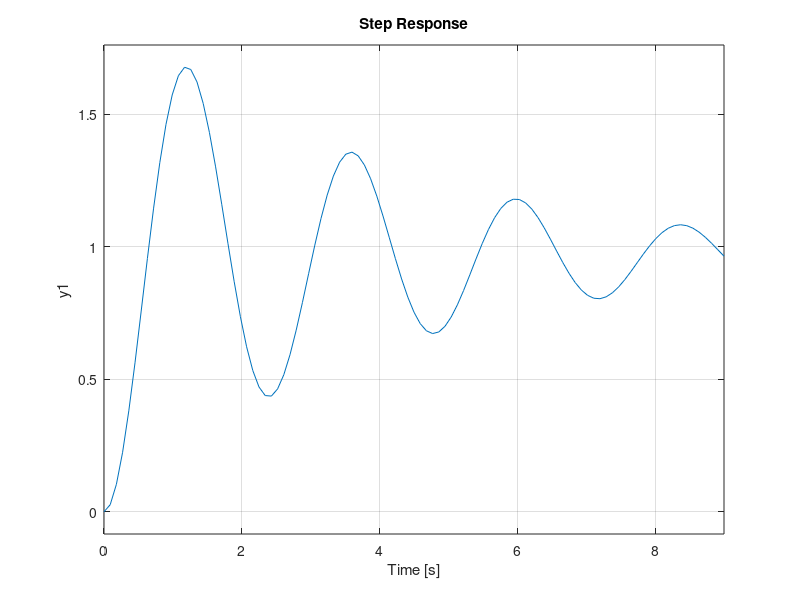

Write MATLAB code to recreate this figure. (Note: this script raises an error after producing the figure.)
m = 1;
b = 0.5;
k = 0.25;
transfer_fnc = tf(1, [m,b,k]);
kp = 6.71926735265958;
ki = 0;
kd = 0;
c = pid(kp, ki, kd);
T = feedback(c*transfer_fnc, 1);
step(T, 9)
info = stepinfo(T)
